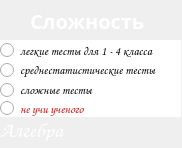
<?xml version="1.0" encoding="UTF-8"?>
<ui version="4.0">
 <class>Complexity</class>
 <widget class="QWidget" name="Complexity">
  <property name="geometry">
   <rect>
    <x>0</x>
    <y>0</y>
    <width>182</width>
    <height>148</height>
   </rect>
  </property>
  <property name="windowTitle">
   <string>complexity</string>
  </property>
  <property name="styleSheet">
   <string notr="true">background-image: url(:/newPrefix/test1/110+.png);</string>
  </property>
  <widget class="QRadioButton" name="radioButton">
   <property name="geometry">
    <rect>
     <x>0</x>
     <y>40</y>
     <width>181</width>
     <height>21</height>
    </rect>
   </property>
   <property name="font">
    <font>
     <family>Comic Sans MS</family>
     <weight>50</weight>
     <bold>false</bold>
    </font>
   </property>
   <property name="styleSheet">
    <string notr="true">background-color: rgb(255, 255, 255);</string>
   </property>
   <property name="text">
    <string>легкие тесты для 1 - 4 класса</string>
   </property>
  </widget>
  <widget class="QRadioButton" name="radioButton_2">
   <property name="geometry">
    <rect>
     <x>0</x>
     <y>60</y>
     <width>181</width>
     <height>20</height>
    </rect>
   </property>
   <property name="font">
    <font>
     <family>Comic Sans MS</family>
    </font>
   </property>
   <property name="styleSheet">
    <string notr="true">background-color: rgb(255, 255, 255);</string>
   </property>
   <property name="text">
    <string>среднестатистические тесты</string>
   </property>
  </widget>
  <widget class="QRadioButton" name="radioButton_3">
   <property name="geometry">
    <rect>
     <x>0</x>
     <y>80</y>
     <width>181</width>
     <height>20</height>
    </rect>
   </property>
   <property name="font">
    <font>
     <family>Comic Sans MS</family>
    </font>
   </property>
   <property name="styleSheet">
    <string notr="true">background-color: rgb(255, 255, 255);</string>
   </property>
   <property name="text">
    <string>сложные тесты</string>
   </property>
  </widget>
  <widget class="QLabel" name="label">
   <property name="geometry">
    <rect>
     <x>30</x>
     <y>10</y>
     <width>131</width>
     <height>21</height>
    </rect>
   </property>
   <property name="font">
    <font>
     <family>Coiny 2.0</family>
     <pointsize>15</pointsize>
     <weight>75</weight>
     <bold>true</bold>
    </font>
   </property>
   <property name="styleSheet">
    <string notr="true">color: rgb(255, 255, 255);</string>
   </property>
   <property name="text">
    <string>Сложность</string>
   </property>
  </widget>
  <widget class="QRadioButton" name="radioButton_4">
   <property name="geometry">
    <rect>
     <x>0</x>
     <y>100</y>
     <width>181</width>
     <height>17</height>
    </rect>
   </property>
   <property name="font">
    <font>
     <family>Comic Sans MS</family>
     <weight>75</weight>
     <bold>true</bold>
    </font>
   </property>
   <property name="styleSheet">
    <string notr="true">background-color: rgb(255, 255, 255);
color: rgb(203, 15, 15);</string>
   </property>
   <property name="text">
    <string>не учи ученого</string>
   </property>
  </widget>
  <widget class="QLabel" name="label_2">
   <property name="geometry">
    <rect>
     <x>0</x>
     <y>120</y>
     <width>171</width>
     <height>21</height>
    </rect>
   </property>
   <property name="font">
    <font>
     <family>Comic Sans MS</family>
     <pointsize>16</pointsize>
    </font>
   </property>
   <property name="styleSheet">
    <string notr="true">color: rgb(255, 255, 255);</string>
   </property>
   <property name="text">
    <string>Алгебра</string>
   </property>
  </widget>
 </widget>
 <resources>
  <include location="test.qrc"/>
 </resources>
 <connections/>
</ui>
